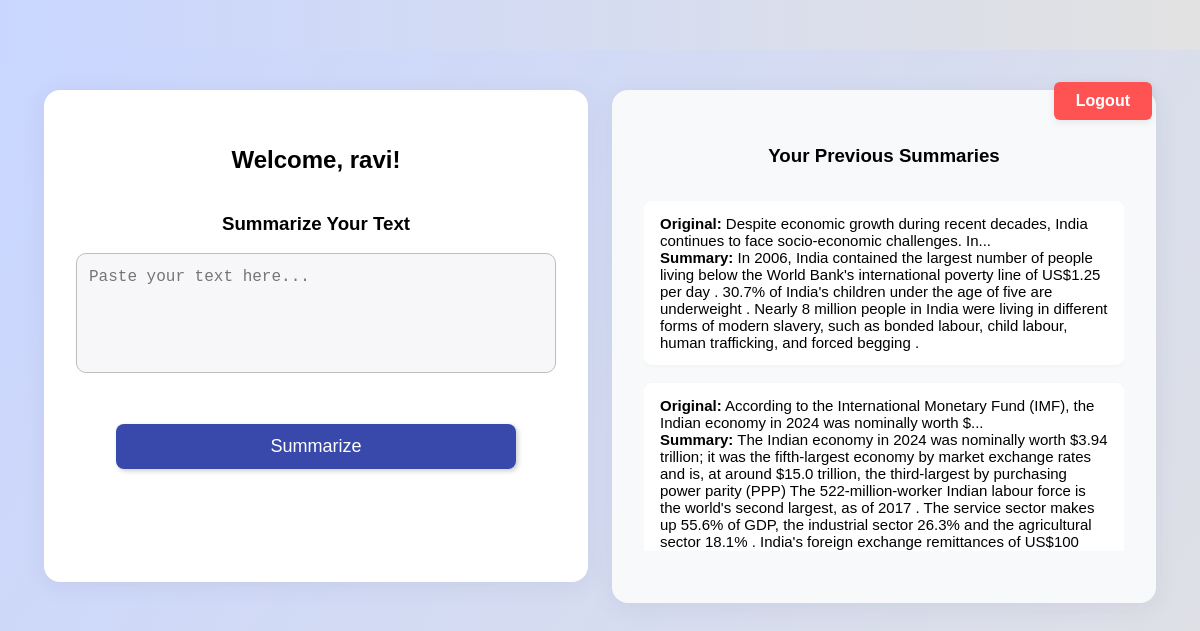
/dashboard (signed in), run on the app's committed database.
### tables this page shows
CREATE TABLE summaries (
        id INTEGER PRIMARY KEY AUTOINCREMENT,
        user_id INTEGER NOT NULL,
        original_text TEXT NOT NULL,
        summary TEXT NOT NULL,
        created_at TIMESTAMP DEFAULT CURRENT_TIMESTAMP,
        FOREIGN KEY(user_id) REFERENCES users(id)
    );

### auth.py (the view)
@auth_bp.route('/dashboard', methods=['GET'])
def dashboard():
    if 'user' not in session:
        return redirect(url_for('auth.login'))
    summaries = get_summaries(session['user_id'])
    return render_template('dashboard.html', user=session['user'], summaries=summaries)

### db.py (called while the page is built)
def get_summaries(user_id):
    conn = sqlite3.connect(DB_NAME)
    c = conn.cursor()
    c.execute('SELECT id, original_text, summary, created_at FROM summaries WHERE user_id = ? ORDER BY created_at DESC', (user_id,))
    summaries = c.fetchall()
    conn.close()
    return summaries

### templates/dashboard.html (shortened to what this page needs)
<!DOCTYPE html>
<html lang="en">
<head>
    <link rel="stylesheet" href="/static/style.css">
</head>
<body>
    <div class="dashboard-bg landscape-flex">
        <a class="logout-link top-logout" href="{{ url_for('auth.logout') }}">Logout</a>
        <div class="dashboard-panel left-panel">
            <h2>Welcome, {{ user }}!</h2>
            <h3>Summarize Your Text</h3>
            <textarea id="inputText" rows="10" cols="60" placeholder="Paste your text here..."></textarea><br>
            <button id="summarizeBtn">Summarize</button>
        </div>
        <div class="dashboard-panel right-panel">
            <h3>Your Previous Summaries</h3>
            <ul class="summary-list">
                {% for s in summaries %}
                <li>
                    <strong>Original:</strong> {{ s[1][:100] }}...<br>
                    <strong>Summary:</strong> {{ s[2] }}<br>
                </li>
                {% else %}
                <li>No summaries yet.</li>
                {% endfor %}
            </ul>
        </div>
    </div>
</body>
</html>

### static/style.css (style rules this page uses)
body { font-family: 'Poppins', sans-serif; background: linear-gradient(to right, #c9d6ff, #e2e2e2); text-align: center; padding-top: 50px; margin: 0; }
.dashboard-bg { min-height: 100vh; display: flex; flex-direction: row; justify-content: center; align-items: flex-start; background: linear-gradient(120deg, #c9d6ff 0%, #e2e2e2 100%); position: relative; }
.dashboard-panel { background: #fff; border-radius: 16px; box-shadow: 0 4px 24px rgba(60, 60, 120, 0.08); margin: 40px 24px; padding: 36px 32px; flex: 1 1 0; min-width: 340px; max-width: 480px; min-height: 420px; display: flex; flex-direction: column; align-items: stretch; }
.left-panel { margin-right: 12px; }
.right-panel { margin-left: 12px; background: #f8f9fa; }
.summary-list { list-style: none; padding: 0; max-height: 350px; overflow-y: auto; text-align: left; }
.summary-list li { background: #fff; border-radius: 8px; margin-bottom: 18px; padding: 14px 16px; box-shadow: 0 1px 4px rgba(0, 0, 0, 0.04); font-size: 15px; }
.top-logout { position: absolute; top: 32px; right: 48px; background: #ff5252; color: #fff; padding: 10px 22px; border-radius: 6px; text-decoration: none; font-weight: 600; font-size: 1rem; box-shadow: 0 2px 8px rgba(0, 0, 0, 0.08); transition: background 0.2s; z-index: 10; }
button, #summarizeBtn { padding: 12px 30px; font-size: 18px; background-color: #3949ab; color: white; border: none; border-radius: 8px; cursor: pointer; margin-top: 15px; transition: background-color 0.3s ease; box-shadow: 2px 2px 5px rgba(0, 0, 0, 0.2); }
#summarizeBtn { min-width: 180px; max-width: 400px; width: 100%; display: block; margin-left: auto; margin-right: auto; }
#inputText { width: 100%; min-height: 120px; max-height: 120px; resize: none; border-radius: 10px; border: 1.5px solid #bdbdbd; font-size: 16px; padding: 14px 12px; box-sizing: border-box; margin-bottom: 18px; background: #f7f7fa; }

### data on the page
summaries: original_text "Despite economic growth during recent decades, India continues to face socio-economic challenges. In", summary "In 2006, India contained the largest number of people living below the World Bank's international poverty line of US$1.25 per day . 30.7% of India's children under the age of five are underweight . Nearly 8 million people in India were living in different forms of modern slavery, such as bonded labour, child labour, human trafficking, and forced begging ."
summaries: original_text "According to the International Monetary Fund (IMF), the Indian economy in 2024 was nominally worth $", summary "The Indian economy in 2024 was nominally worth $3.94 trillion; it was the fifth-largest economy by market exchange rates and is, at around $15.0 trillion, the third-largest by purchasing power parity (PPP) The 522-million-worker Indian labour force is the world's second largest, as of 2017 . The service sector makes up 55.6% of GDP, the industrial sector 26.3% and the agricultural sector 18.1% . India's foreign exchange remittances of US$100…"

### other printed values
{{ user }} "ravi"
